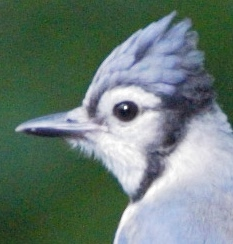
#> input picture images/sample_image.jpg, 233 x 244 px
$ jupyter execute --allow-errors week_4.ipynb   (shell and % lines are left out)
#> lines starting #> are read from the running program, lines starting #| are printed output that depends on the picture; after the words box and inside, x2 and y2 are one past the last pixel; in counts of white or black regions, pixels touching at a corner belong together
# Week 4: Image Segmentation
### Date: 29 Oct 2026

Last week you learned about different methods for segmenting an image into regions of interest and coding some algorithms. In this session you will get some more experience coding image segmentation algorithms. Your task will be to code a simple statistical method that uses Region growing or connected components.

[cell 1]
import numpy as np
import copy
import cv2
# to visualize the plots within the notebook
# to enable interactive
#%matplotlib ipympl
import matplotlib.image as mpimg
from matplotlib import pyplot as plt
import random
from PIL import Image

## Task 1: Region growing
Region growing is a simple way to segment a region of interest from the background of an image.
It takes in a gray-scale image and produces a binary image as output, where a value of 1 represents the region of interest and a value of 0 represents the background.

The algorithm is:
1. Start from a seed pixel.
2. Add neighbouring pixels that satisfy the criteria defining a region (e.g. similar intensity values, intensity above a threshold).
3. Repeat until we can include no more pixels.

Your task is to write a function in Python that implements the region growing algorithm.
Something like:
```
  segmented_img = region_growing(img, x, y)
```

* img: the image to be segmented
* x: the x-coordinate (j if indexed by numpy array) of the seed pixel
* y: the y-coordinate (i if indexed by numpy array) of the seed pixel
* segmented_img: the binary image output of region growing

**Hint:** This is process basically a **Breadth-first Search (BFS)**, which could be easily implemented it with a **queue** (check out collections.deque in PyThon):

1. Initialise the queue with the seed pixel.
2. Every time pop the first element from the queue and add its neighbour pixels to the queue if they satisfy the criteria (e.g. intensity above the threshold).
3. Finish when the queue is empty

In the slide 36 in the lecture slides, you were given a slightly different implementation, where all the neighboring pixels are added to the queue and the check is done when the element is popped from the queue. Think about the difference between these two implementations.

[cell 2]
# Load your image
img = cv2.imread('../images/sample_image.jpg')
#> img is the input picture: shape (244, 233, 3); mean B, G, R 117.2, 124.4, 105.4
gray_img = cv2.cvtColor(img, cv2.COLOR_BGR2GRAY).astype(np.float32)
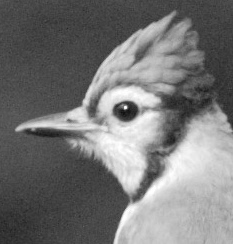
#> gray_img: shape (244, 233) float32; min 16, max 255, mean 117.9
plt.imshow(gray_img, 'gray')
plt.show()

**Algorithm: Region Growing**

**Input:**
- `img`: gray-scale image of size $(H \times W$
- $(x, y)$: seed pixel coordinates
- `thresh`: threshold for region inclusion
- `connectedness`: 4 or 8 connected neighbors

**Steps:**

1. **Initialize:**
   - Mark the seed pixel as visited.
   - Add the seed pixel to the boundary queue.

2. **While the boundary queue is not empty:**
   - Dequeue the next point from the boundary.
   - If the point satisfies the threshold, mark it as part of the region.
   - For each neighbor of the point:
     - If the neighbor is within bounds and unvisited, mark it as visited and enqueue it.

3. **Repeat until the boundary queue is empty.**

[cell 3]
from collections import deque
def region_growing(img, x, y, thresh=100, connectedness=4):
    '''
    Impelemnt region growing algorithm to segment a gray scaled image into regions
    :param img: gray scaled image [H, W]
    :param x, y: coordinate of the seed pixel
    :param thresh: region growing threshold
    :return: segmented image [H, W]
    '''
    assert img.ndim == 2, "Expect a gray-scale image!!!"
    # Write your own code here

[cell 4]
# define set of seed pixel points
x, y = 100, 100

# run region growing algorithm
seg_img = region_growing(gray_img, x, y, thresh=100, connectedness=4)

# Show Original and segmented image
fig, axis = plt.subplots(1, 3, figsize=(15,10), sharey=True)
fig.subplots_adjust(wspace=0.1, hspace=0.05)
axis[0].imshow(img)
axis[0].set_title('Original RGB image')

axis[1].imshow(gray_img, 'gray')
axis[1].set_title('Gray scale image')

#> (the rest of this cell did not finish here and is left out)

### There are two important factors that influence the performance of a region growing algorithm.

#### 1. The first is the seed pixel selection.
Try the following:
1. Pick a random pixel in the image.
2. Plot the histogram of the image, select a reasonable threshold and then search for a pixel whose intensity value is above the threshold (look for the `matplotlib.pyplot.hist()` function).
3. Do it manually (Hint: You can do this by enabling the interactive mode for `matplotlib`).

Which one is better?

[cell 5]
plt.hist(gray_img)
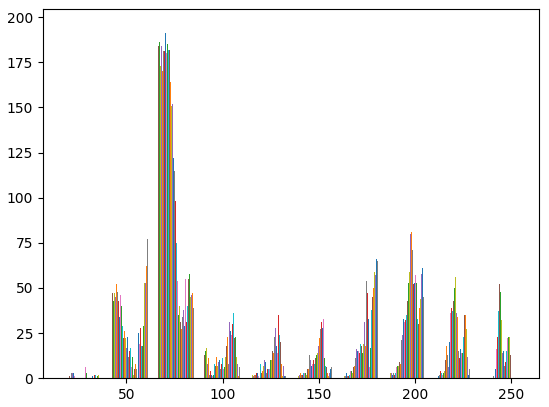
#> figure drawn by matplotlib, 1 panel; tallest bar 181 high, from x = 66.19 to 66.27; tallest bar 187 high, from x = 66.27 to 66.35; tallest bar 183 high, from x = 66.35 to 66.44

#### 2. The second important factor is how to decide whether to add a neighbouring pixel to the existing region.

Again, there are different options. Try the following alternatives:

1. Compare the pixel intensity value of the neighbours to a specified threshold (try the pixel intensity value of the initial seed pixel). If it is larger, then add it to the region. Depending on the seed pixel you might consider adding pixels with smaller intensities or even using a range of valid intensity values.

2. Compare the pixel intensity value of the neighbours to the average pixel intensity value of the existing region. How will we decide when to add neighbours to the region in this case?

Which one is better?

[cell 6]
# Write your own code here

### More things to try out:
1. What kind of connectivity did you use for considering neighbour pixels? If you used 4- connectivity, try 8-connectivity, if you used 8-connectivity then try 4-connectivity.
    Does this change results?

2. What if there are multiple regions of interest? Consider using multiple seed points. How will you choose these?

[cell 7]
# define set of seed pixel points
x, y = 100, 100

# run region growing algorithm
seg_img = region_growing(gray_img, x, y, thresh=100, connectedness=4)
seg_img2 = region_growing(gray_img, x, y, thresh=100, connectedness=8)

# Show Original and segmented image
fig, axis = plt.subplots(1, 4, figsize=(15,15))
fig.subplots_adjust(wspace=0.1, hspace=0.05)
axis[0].imshow(img)
axis[0].set_title('Original RGB image')

axis[1].imshow(gray_img, 'gray')
axis[1].set_title('Gray scale image')

#> (the rest of this cell did not finish here and is left out)

## Task 2: Connected Components

Connected-component labeling (also known as connected-component analysis, or region labeling) is an algorithmic application of graph theory that is used to determine the connectivity of “blob”-like regions in a binary image.
Specifically, the algorithm labels each connected component of a binary image with a separate number.

Similar to Region Growing, for a single connected-component we can start from a seed and iteratively traverse all the neighbouring pixels. In this case,you can perform Depth-first Serach (DFS). Then we just need to repeat this process for all the connected components in the image.

#> (a cell that did not finish here is left out)

[cell 9]
from utils import colourize

img2 = cv2.imread("../images/gooses.jpg")
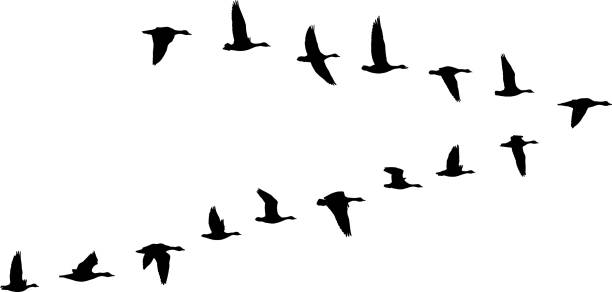
#> input picture images/gooses.jpg, 612 x 292 px
#> img2 is the input picture: shape (292, 612, 3); min 0, max 255, mean 241.6
gray_img2 = cv2.cvtColor(img2, cv2.COLOR_BGR2GRAY).astype(np.float32)
plt.imshow(gray_img2, 'gray')

bimg2 = (gray_img2 < 100).astype(np.float32)
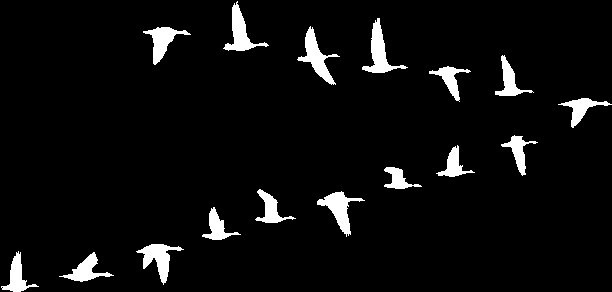
#> bimg2: shape (292, 612) float32; values 0 (black) and 1 (white), 5.1% white; 16 white regions, largest, box (x1, y1, x2, y2) and area: (362, 18, 408, 73) 768, (297, 26, 340, 85) 764, (317, 191, 365, 237) 738
#> (the rest of this cell did not finish here and is left out)

[cell 10]
bimg = (gray_img > 100).astype(np.float32)
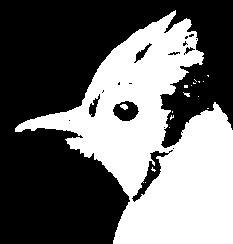
#> bimg: shape (244, 233) float32; values 0 (black) and 1 (white), 41.4% white; 17 white regions (15 under 20 px), largest, box (x1, y1, x2, y2) and area: (15, 10, 233, 244) 23453, (120, 104, 128, 110) 33
#> (the rest of this cell did not finish here and is left out)
